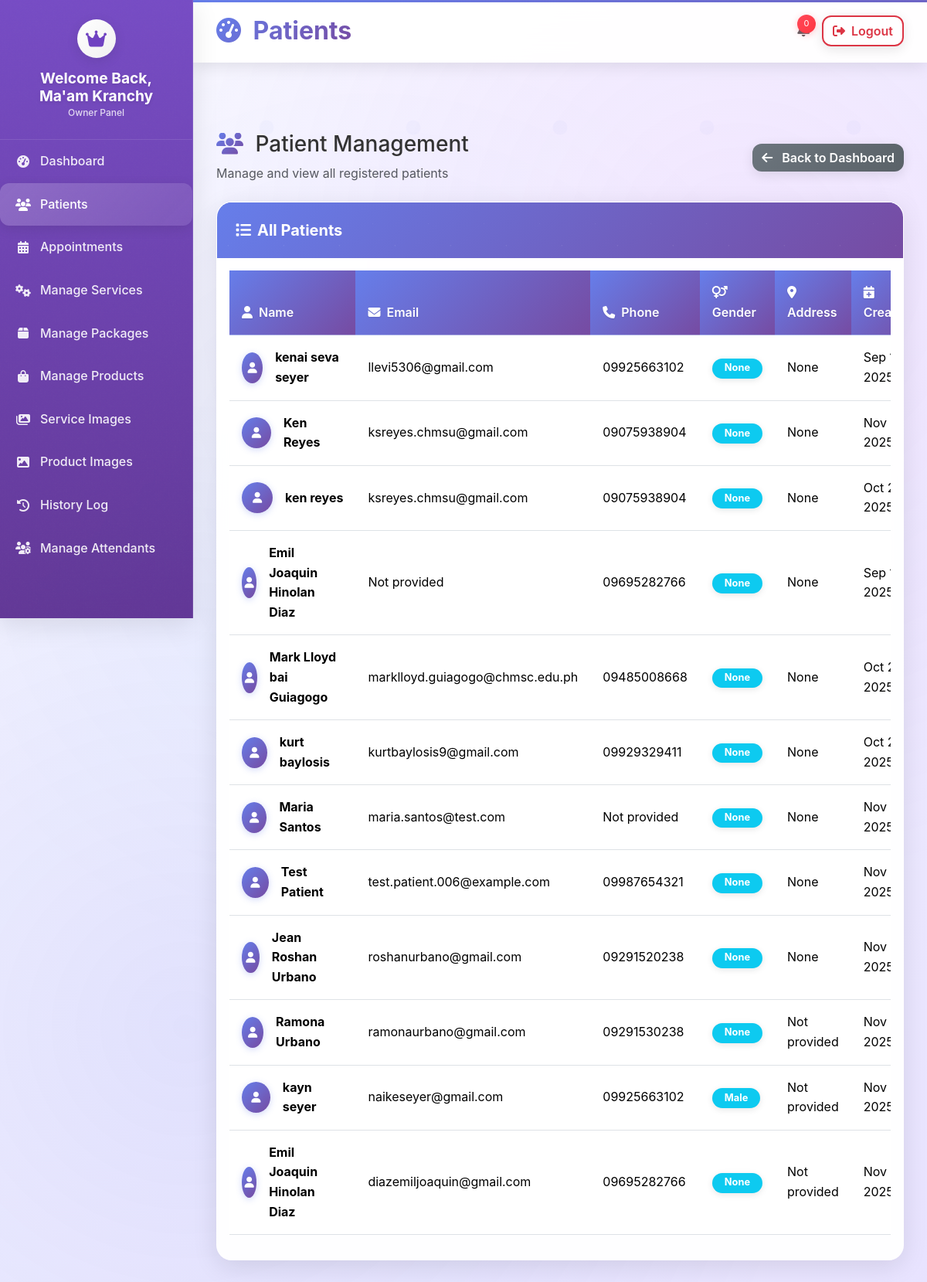
Screenshot of /owner/patients/ (signed in) with the database file from the repository.
### accounts/models.py (models this page shows, shortened)
class User(AbstractUser):
    USER_TYPE_CHOICES = [
        ('patient', 'Patient'),
        ('admin', 'Staff'),
        ('owner', 'Owner'),
        ('attendant', 'Attendant'),
    ]
    GENDER_CHOICES = [
        ('male', 'Male'),
        ('female', 'Female'),
        ('other', 'Other'),
    ]
    CIVIL_STATUS_CHOICES = [
        ('single', 'Single'),
        ('married', 'Married'),
        ('widowed', 'Widowed'),
        ('divorced', 'Divorced'),
        ('separated', 'Separated'),
    ]
    user_type = models.CharField(max_length=10, choices=USER_TYPE_CHOICES, default='patient')
    phone = models.CharField(
        max_length=20,
        validators=[RegexValidator(
            regex=r'^\+?1?\d{9,15}$',
            message="Phone number must be entered in the format: '+999999999'. Up to 15 digits allowed."
        )],
        blank=True
    )
    middle_name = models.CharField(max_length=255, blank=True, null=True)
    address = models.TextField(blank=True, null=True, help_text="Complete address")
    gender = models.CharField(max_length=10, choices=GENDER_CHOICES, blank=True, null=True)
    civil_status = models.CharField(max_length=10, choices=CIVIL_STATUS_CHOICES, blank=True, null=True)
    birthday = models.DateField(blank=True, null=True)
    occupation = models.CharField(max_length=255, blank=True, null=True)
    profile_picture = models.ImageField(upload_to='profile_pictures/', blank=True, null=True)
    archived = models.BooleanField(default=False)
    created_at = models.DateTimeField(auto_now_add=True)
    updated_at = models.DateTimeField(auto_now=True)
    @property
    def full_name(self):
        return f"{self.first_name} {self.middle_name or ''} {self.last_name}".strip()
    class Meta:
        db_table = 'users'

### owner/views.py (the view)
# urls.py: path('patients/', views.owner_patients, name='patients'),
@login_required
@user_passes_test(is_owner)
def owner_patients(request):
    patients = User.objects.filter(user_type='patient').prefetch_related('analytics', 'segments')
    patient_analytics_list = []
    for patient in patients:
        appointments = Appointment.objects.filter(patient=patient)
        analytics_data = {
            'patient': patient,
            'total_appointments': appointments.count(),
            'completed_appointments': appointments.filter(status='completed').count(),
            'cancelled_appointments': appointments.filter(status='cancelled').count(),
            'total_spent': sum([app.service.price for app in appointments.filter(status='completed') if app.service]),
            'last_visit': appointments.filter(status='completed').order_by('-appointment_date').first(),
            'segment': patient.segments.first().segment if patient.segments.exists() else 'unclassified',
        }
        patient_analytics_list.append(analytics_data)
    patient_analytics_list.sort(key=lambda x: x['total_spent'], reverse=True)
    from appointments.models import Notification
    notification_count = Notification.objects.filter(
        patient=request.user,
        is_read=False
    ).count()
    context = {
        'patient_analytics': patient_analytics_list,
        'notification_count': notification_count,
    }
    return render(request, 'owner/patients.html', context)

### appointments/context_processors.py (called while the page is built)
def notification_count(request):
    if request.user.is_authenticated:
        if request.user.user_type == 'admin':
            count = Notification.objects.filter(patient__isnull=True).count()
        else:
            count = Notification.objects.filter(patient=request.user, is_read=False).count()
    else:
        count = 0
    return {
        'notification_count': count
    }

### owner/views.py (called while the page is built)
def is_owner(user):
    return user.is_authenticated and user.user_type in ('owner', 'admin')

### templates/owner/patients.html (shortened to what this page needs)
{% extends 'owner/base.html' %}
{% load static %}
{% block page_title %}Patients{% endblock %}
{% block content %}
<div class="d-flex justify-content-between align-items-center mb-4">
    <div>
        <h3 class="mb-2">
            <i class="fas fa-users me-2" style="background: var(--gradient-primary); -webkit-background-clip: text; -webkit-text-fill-color: transparent; background-clip: text;"></i>
            Patient Management
        </h3>
        <p class="text-muted mb-0">Manage and view all registered patients</p>
    </div>
    <a href="{% url 'owner:dashboard' %}" class="btn btn-secondary">
        <i class="fas fa-arrow-left me-2"></i> Back to Dashboard
    </a>
</div>
<div class="card">
    <div class="card-header">
        <h5 class="mb-0">
            <i class="fas fa-list me-2"></i>All Patients
        </h5>
    </div>
    <div class="card-body">
        {% if patient_analytics %}
            <div class="table-responsive">
                <table class="table">
                    <thead>
                        <tr>
                            <th><i class="fas fa-user me-2"></i>Name</th>
                            <th><i class="fas fa-envelope me-2"></i>Email</th>
                            <th><i class="fas fa-phone me-2"></i>Phone</th>
                            <th><i class="fas fa-venus-mars me-2"></i>Gender</th>
                            <th><i class="fas fa-map-marker-alt me-2"></i>Address</th>
                            <th><i class="fas fa-calendar-plus me-2"></i>Created</th>
                        </tr>
                    </thead>
                    <tbody>
                        {% for patient in patient_analytics %}
                        <tr>
                            <td>
                                <div class="d-flex align-items-center">
                                    <div class="avatar-circle me-3">
                                        <i class="fas fa-user"></i>
                                    </div>
                                    <strong>{{ patient.patient.full_name }}</strong>
                                </div>
                            </td>
                            <td>{{ patient.patient.email|default:"Not provided" }}</td>
                            <td>{{ patient.patient.phone|default:"Not provided" }}</td>
                            <td>
                                <span class="badge bg-{% if patient.patient.gender == 'M' %}primary{% else %}info{% endif %}">
                                    {{ patient.patient.gender|title }}
                                </span>
                            </td>
                            <td>{{ patient.patient.address|truncatechars:30|default:"Not provided" }}</td>
                            <td>{{ patient.patient.created_at|date:"M d, Y" }}</td>
                        </tr>
                        {% endfor %}
                    </tbody>
                </table>
            </div>
        {% else %}
            <div class="text-center py-5">
                <i class="fas fa-users fa-3x text-muted mb-3"></i>
                <h5 class="text-muted">No patients found</h5>
                <p class="text-muted">Patients will appear here once they register.</p>
            </div>
        {% endif %}
    </div>
</div>
{% endblock %}

### static/css/style.css (style rules this page uses)
:root { --primary-color: #6f42c1; --secondary-color: #bb8fce; --dark-color: #2c003e; --light-color: #f4ecf7; }
body { font-family: 'Poppins', sans-serif; color: #333; line-height: 1.6; padding-top: 70px; }

### templates/owner/base.html (style rules this page uses)
:root { --primary-color: #6f42c1; --secondary-color: #8e44ad; --accent-color: #e83e8c; --gradient-primary: linear-gradient(135deg, #667eea 0%, #764ba2 100%); --gradient-secondary: linear-gradient(135deg, #f093fb 0%, #f5576c 100%); --gradient-sidebar: linear-gradient(180deg, rgba(111, 66, 193, 0.95) 0%, rgba(90, 45, 145, 0.95) 100%); }
body { background: linear-gradient(135deg, #f8f9ff 0%, #e8e3ff 100%); background-attachment: fixed; font-family: 'Inter', 'Segoe UI', Tahoma, Geneva, Verdana, sans-serif; position: relative; }
body::before { content: ''; position: fixed; top: 0; left: 0; width: 100%; height: 100%; background: radial-gradient(circle at 20% 80%, rgba(102, 126, 234, 0.1) 0%, transparent 50%), radial-gradient(circle at 80% 20%, rgba(240, 147, 251, 0.1) 0%, transparent 50%), radial-gradient(circle at 40% 40%, rgba(120, 219, 255, 0.05) 0%, transparent 50%); z-index: -1; pointer-events: none; }
.card { border: none; border-radius: 20px; box-shadow: 0 8px 32px rgba(0, 0, 0, 0.1); transition: all 0.4s ease; background: rgba(255, 255, 255, 0.95); backdrop-filter: blur(15px); border: 1px solid rgba(255, 255, 255, 0.2); position: relative; overflow: hidden; }
.card::before { content: ''; position: absolute; top: 0; left: 0; right: 0; height: 4px; background: var(--gradient-primary); background-size: 200% 100%; animation: gradientShift 3s ease infinite; }
.card-header { background: var(--gradient-primary); color: white; border: none; padding: 1.5rem; position: relative; overflow: hidden; }
.card-header::before { content: ''; position: absolute; top: 0; left: 0; right: 0; bottom: 0; z-index: 0; }
.card-header h5 { position: relative; z-index: 1; margin: 0; font-weight: bold; }
.btn { border-radius: 12px; font-weight: 600; transition: all 0.3s ease; box-shadow: 0 4px 15px rgba(0, 0, 0, 0.1); position: relative; overflow: hidden; }
.btn::before { content: ''; position: absolute; top: 0; left: 0; right: 0; bottom: 0; background: linear-gradient(135deg, rgba(255, 255, 255, 0.2), rgba(255, 255, 255, 0.1)); opacity: 0; transition: opacity 0.3s ease; z-index: 0; }
.btn-secondary { background: linear-gradient(135deg, #6c757d, #5a6268); border: none; color: white; }
.table { background: transparent; }
.table thead th { background: var(--gradient-primary); color: white; border: none; padding: 1rem; font-weight: 600; text-shadow: 0 1px 2px rgba(0, 0, 0, 0.1); }
.table tbody td { padding: 1rem; vertical-align: middle; border-top: 1px solid rgba(233, 236, 239, 0.5); background: rgba(255, 255, 255, 0.5); transition: all 0.3s ease; }
.badge { padding: 0.4rem 1rem; border-radius: 25px; font-size: 0.8rem; font-weight: bold; box-shadow: 0 2px 8px rgba(0, 0, 0, 0.1); transition: all 0.3s ease; }

### templates/owner/patients.html (style rules this page uses)
.avatar-circle { width: 40px; height: 40px; background: var(--gradient-primary); border-radius: 50%; display: flex; align-items: center; justify-content: center; color: white; font-size: 14px; box-shadow: 0 2px 8px rgba(102, 126, 234, 0.3); }

### rows the page displays
User: patient.full_name "kenai seva seyer", patient.email "llevi5306@gmail.com", patient.phone "09925663102", patient.gender "None", patient.address "None", patient.created_at "Sep…"
User: patient.full_name "Ken Reyes", patient.email "ksreyes.chmsu@gmail.com", patient.phone "09075938904", patient.gender "None", patient.address "None", patient.created_at "Nov…"
User: patient.full_name "ken reyes", patient.email "ksreyes.chmsu@gmail.com", patient.phone "09075938904", patient.gender "None", patient.address "None", patient.created_at "Oct…"
User: patient.full_name "Emil Joaquin Hinolan Diaz", patient.email "Not provided", patient.phone "09695282766", patient.gender "None", patient.address "None", patient.created_at "Sep…"
User: patient.full_name "Mark Lloyd bai Guiagogo", patient.email "marklloyd.guiagogo@chmsc.edu.ph", patient.phone "09485008668", patient.gender "None", patient.address "None", patient.created_at "Oct…"
User: patient.full_name "kurt baylosis", patient.email "kurtbaylosis9@gmail.com", patient.phone "09929329411", patient.gender "None", patient.address "None", patient.created_at "Oct…"
User: patient.full_name "Maria Santos", patient.email "maria.santos@test.com", patient.phone "Not provided", patient.gender "None", patient.address "None", patient.created_at "Nov…"
User: patient.full_name "Test Patient", patient.email "test.patient.006@example.com", patient.phone "09987654321", patient.gender "None", patient.address "None", patient.created_at "Nov…"
User: patient.full_name "Jean Roshan Urbano", patient.email "roshanurbano@gmail.com", patient.phone "09291520238", patient.gender "None", patient.address "None", patient.created_at "Nov…"
User: patient.full_name "Ramona Urbano", patient.email "ramonaurbano@gmail.com", patient.phone "09291530238", patient.gender "None", patient.address "Not provided", patient.created_at "Nov…"
User: patient.full_name "kayn seyer", patient.email "naikeseyer@gmail.com", patient.phone "09925663102", patient.gender "Male", patient.address "Not provided", patient.created_at "Nov…"
User: patient.full_name "Emil Joaquin Hinolan Diaz", patient.email "diazemiljoaquin@gmail.com", patient.phone "09695282766", patient.gender "None", patient.address "Not provided", patient.created_at "Nov…"

### other values shown
{{ notification_count|default:0 }} "0"
